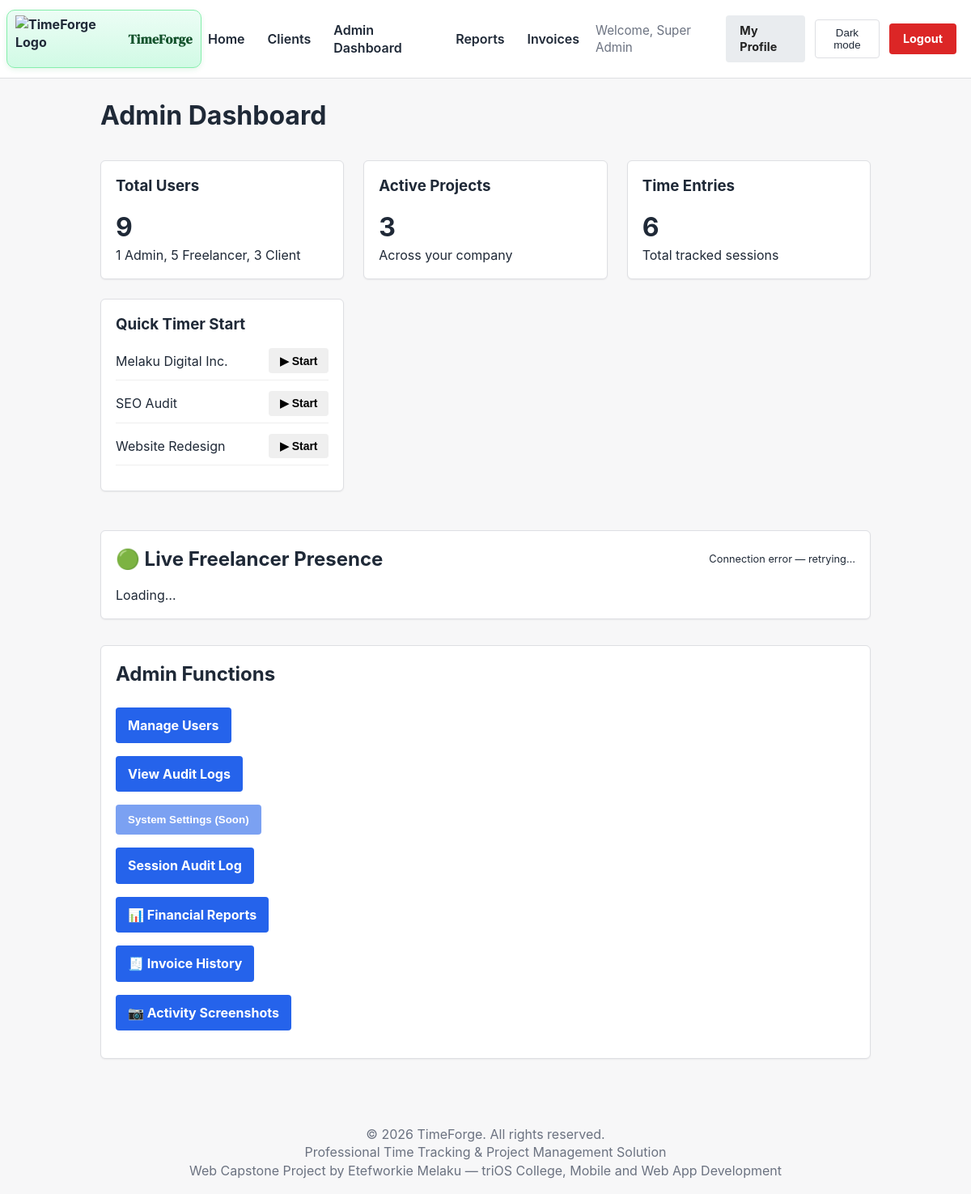
Page /admin/dashboard.php (signed in) on the committed database.
### tables this page shows
CREATE TABLE `projects` (
  `id` int(11) NOT NULL,
  `company_id` int(11) DEFAULT NULL,
  `project_name` varchar(100) NOT NULL,
  `description` text DEFAULT NULL,
  `client_id` int(11) NOT NULL,
  `created_by` int(11) DEFAULT NULL,
  `hourly_rate` decimal(10,2) DEFAULT 0.00,
  `budget` decimal(10,2) DEFAULT NULL,
  `deadline` date DEFAULT NULL,
  `status` enum('active','completed','archived') DEFAULT 'active',
  `stage` enum('planning','in_progress','review','testing','on_hold','completed','archived') DEFAULT 'planning',
  `created_at` timestamp NOT NULL DEFAULT current_timestamp(),
  `updated_at` timestamp NOT NULL DEFAULT current_timestamp() ON UPDATE current_timestamp(),
  `deleted_at` timestamp NULL DEFAULT NULL,
  `deleted_by` int(11) DEFAULT NULL,
  `deletion_requested` tinyint(1) DEFAULT 0,
  `deletion_requested_by` int(11) DEFAULT NULL,
  `deletion_requested_at` timestamp NULL DEFAULT NULL,
  `deletion_reason` text DEFAULT NULL,
  `progress_percentage` int(11) DEFAULT 0,
  `budget_alert_75` tinyint(1) DEFAULT 0,
  `budget_alert_90` tinyint(1) DEFAULT 0,
  `budget_alert_100` tinyint(1) DEFAULT 0,
  `screenshots_enabled` tinyint(1) NOT NULL DEFAULT 1 COMMENT '1 = auto-capture screenshots while timer runs, 0 = disabled',
  `tax_rate` decimal(5,2) DEFAULT 0.00 COMMENT 'Default tax percentage for invoices on this project'
);

### admin/dashboard_quick_start.php (the view, shortened to what this page needs)
<?php
require_once __DIR__ . '/../db.php';
$qs_stmt = $pdo->prepare("SELECT id, project_name, client_id FROM projects WHERE status = 'active' AND company_id = :company_id ORDER BY id DESC LIMIT 5");
$qs_stmt->execute([':company_id' => $_SESSION['company_id']]);
$qs_projects = $qs_stmt->fetchAll(PDO::FETCH_ASSOC);
?>
<div class="card">
    <h3 style="color: var(--color-accent); margin-bottom: 1rem;">Quick Timer Start</h3>
    <?php if (empty($qs_projects)): ?>
        <p style="color: #666;">No active projects.</p>
    <?php else: ?>
        <ul style="list-style: none; padding: 0;">
            <?php foreach ($qs_projects as $p): ?>
                <li style="margin-bottom: 0.8rem; display: flex; justify-content: space-between; align-items: center; padding-bottom: 0.5rem; border-bottom: 1px solid #eee;">
                    <span><?= htmlspecialchars($p['project_name']) ?></span>
                    <button class="btn btn-sm btn-success"
                            onclick="window.startProjectTimer(<?= $p['id'] ?>, '<?= htmlspecialchars($p['project_name'], ENT_QUOTES) ?>')">
                        ▶ Start
                    </button>
                </li>
            <?php endforeach; ?>
        </ul>
    <?php endif; ?>
</div>

### css/style.css (style rules this page uses)
* { margin: 0; padding: 0; box-sizing: border-box; }
html, body { height: 100%; }
body { font-family: -apple-system, BlinkMacSystemFont, "Segoe UI", Roboto, Arial, sans-serif; background: #f7f7f8; color: #1f2937; line-height: 1.4; transition: background-color 0.3s ease, color 0.3s ease; }
.card { background: #ffffff; border: 1px solid #dedfe3; border-radius: 6px; padding: 18px; box-shadow: 0 1px 2px rgba(0, 0, 0, 0.06); }
.card h1, .card h2, .card h3 { margin-bottom: 12px; }
.btn { display: inline-block; padding: 10px 14px; border-radius: 4px; border: 1px solid transparent; font-weight: 700; cursor: pointer; }
.btn-sm { padding: 0.4rem 0.8rem; font-size: 0.875rem; }

### css/time_tracker.css (style rules this page uses)
:root { --tf-timer-bg: #1e1e2d; --tf-timer-text: #ffffff; --tf-timer-accent: #00d2b5; --tf-timer-danger: #ff5b5b; --tf-timer-idle: #f39c12; }

### rows in the picture
projects: project_name "Melaku Digital Inc."
projects: project_name "SEO Audit"
projects: project_name "Website Redesign"

### other values in the picture
$current_user['full_name'] "Super Admin"
$total_users "9"
$roles_raw['admin'] "1"
$roles_raw['freelancer'] "5"
$roles_raw['client'] "3"
$total_projects "3"
$total_entries "6"
